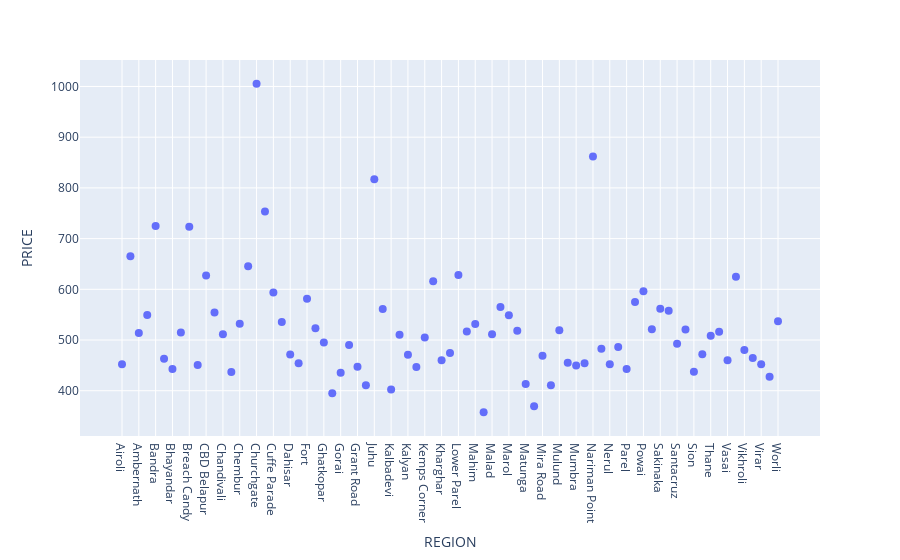

The notebook cell saved with this chart:
### Code cell
fig = px.scatter(region_price_df, x="REGION", y="PRICE").update_traces(marker_size=8)

fig.show()

### Figure 1 — Plotly figure (JSON) as saved in the notebook; plotly's stock layout.template omitted (floating-point values rounded to 4 significant figures)
{"data": [{"hovertemplate": "REGION=%{x}<br>PRICE=%{y}<extra></extra>", "legendgroup": "", "marker": {"color": "#636efa", "size": 8, "symbol": "circle"}, "mode": "markers", "name": "", "orientation": "v", "showlegend": false, "type": "scatter", "x": ["Airoli", "Alibaug", "Ambernath", "Andheri", "Bandra", "Bhandup", "Bhayandar", "Borivali", "Breach Candy", "Byculla", "CBD Belapur", "Chakala", "Chandivali", "Charni Road", "Chembur", "Chowpatty", "Churchgate", "Colaba", "Cuffe Parade", "Dadar", "Dahisar", "Dombivali", "Fort", "Ghansoli", "Ghatkopar", "Girgaum", "Gorai", "Goregaon", "Grant Road", "Jogeshwari", "Juhu", "Kalamboli", "Kalbadevi", "Kalwa", "Kalyan", "Kandivali", "Kemps Corner", "Khar", "Kharghar", "Kurla", "Lower Parel", "Mahalaxmi", "Mahim", "Malabar Hill", "Malad", "Marine Lines", "Marol", "Marve", "Matunga", "Mazgaon", "Mira Road", "Mohammad Ali Road", "Mulund", "Mumbai Central", "Mumbra", "Nalasopara", "Nariman Point", "Navi Mumbai", "Nerul", "Panvel", "Parel", "Peddar Road", "Powai", "Prabhadevi", "Sakinaka", "Sanpada", "Santacruz", "Sewri", "Sion", "Tardeo", "Thane", "Ulhasnagar", "Vasai", "Vashi", "Vikhroli", "Vile Parle", "Virar", "Wadala", "Worli"], "xaxis": "x", "y": [452.3, 665, 514, 549.6, 724.9, 463.0, 442.8, 514.9, 723.5, 450.6, 627.2, 554.1, 511.2, 436.8, 531.9, 645.5, 1005.0, 753.4, 593.8, 535.5, 471.6, 454.4, 581.2, 523.2, 494.9, 395.1, 435.7, 490.3, 447.1, 410.8, 817.0, 561.4, 402.4, 510.3, 471.0, 446.6, 505, 616.1, 460.3, 474.2, 628.3, 516.7, 531.5, 357.7, 511.4, 565.2, 548.9, 518.2, 413.4, 369.5, 469.2, 411.0, 519.3, 455, 450, 454.4, 861.8, 483.0, 452.3, 486.5, 442.9, 575, 596.2, 521.1, 561.5, 557.7, 492.9, 520.8, 437.6, 472, 508.3, 516.4, 460.4, 625, 480.4, 464.5, 452.0, 427.5, 537.0], "yaxis": "y"}], "layout": {"autosize": true, "legend": {"tracegroupgap": 0}, "margin": {"t": 60}, "xaxis": {"anchor": "y", "autorange": true, "domain": [0, 1], "range": [-4.909, 82.91], "title": {"text": "REGION"}, "type": "category"}, "yaxis": {"anchor": "x", "autorange": true, "domain": [0, 1], "range": [296.6, 1066.0], "title": {"text": "PRICE"}, "type": "linear"}}}
